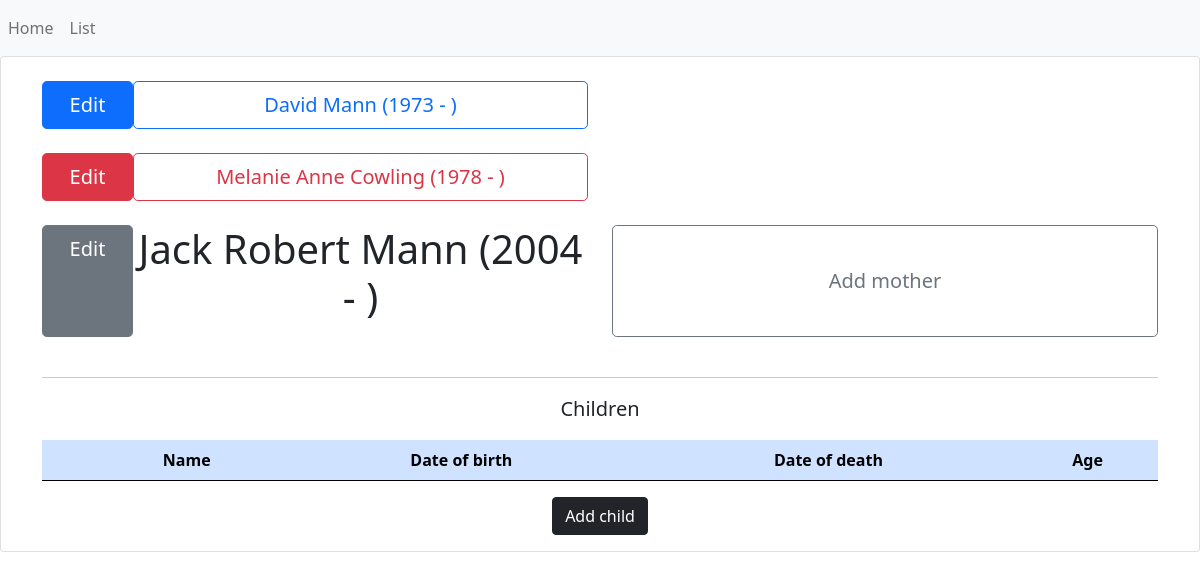
Screenshot of /family/5 with the database file from the repository.
### genealogy/models.py (models this page shows, shortened)
class Individual(db.Model):
    __tablename__ = "individual"
    id = db.Column(db.Integer, primary_key=True)
    forenames = db.Column(db.Text)
    surname = db.Column(db.Text)
    fullname = db.Column(db.Text)
    gender = db.Column(db.Text)
    dob = db.Column(db.Date)
    dod = db.Column(db.Date)
    age = db.Column(db.Integer)
    parents = db.relationship("Parents", secondary=FamilyLink.__table__)

### genealogy/individual/views.py (the view, shortened to what this page needs)
@app.route("/family/<parentsid>", methods=["GET", "POST"])
def show_family(parentsid):
    form = FamilyView()
    children = db.session.query(Individual) \
        .join(FamilyLink) \
        .filter(FamilyLink.parents_id == parentsid) \
        .filter(FamilyLink.individual_id == Individual.id)
    try:
        father = Individual.query.get(Parents.query.get(parentsid).father_id)
    except:
        father = None
    try:
        mother = Individual.query.get(Parents.query.get(parentsid).mother_id)
    except:
        mother = None
    try:
        patgrandfather = Individual.query.get(
            Individual.query.get(Parents.query.get(parentsid).father_id).parents[0].father_id)
    except:
        patgrandfather = None
    try:
        patgrandmother = Individual.query.get(
            Individual.query.get(Parents.query.get(parentsid).father_id).parents[0].mother_id)
    except:
        patgrandmother = None
    try:
        matgrandfather = Individual.query.get(
            Individual.query.get(Parents.query.get(parentsid).mother_id).parents[0].father_id)
    except:
        matgrandfather = None
    try:
        matgrandmother = Individual.query.get(
            Individual.query.get(Parents.query.get(parentsid).mother_id).parents[0].mother_id)
    except:
        matgrandmother = None
    return render_template("home.html", form=form, father=father, mother=mother, children=children,
                           patgrandfather=patgrandfather, patgrandmother=patgrandmother, matgrandfather=matgrandfather,
                           matgrandmother=matgrandmother)

### genealogy/individual/templates/home.html (shortened to what this page needs)
{% extends "base.html" %}
{% block content %}
<div class=class="container-fluid">
    <div class="card">
        <div class="card-deck mb-3 text-center">
            <form method="POST" class="col-md-12">
                <br>
                <div class="container">
                    <div class="row">
                        <div class="col-6 d-flex">
                            {% if patgrandfather %}
                            <a class="btn btn-primary btn-lg col-2" href="{{ url_for( 'edit', id=patgrandfather.id ) }}"
                               role="button">Edit</a>
                            <button type="submit" class="btn btn-outline-primary col-10 btn-lg"
                                    name="patgrandfatherfocus" value="focus">{% if patgrandfather.dob and patgrandfather.dod %}
                                {{ patgrandfather.fullname }} ({{ moment(patgrandfather.dob).format('YYYY') }} - {{ moment(patgrandfather.dod).format('YYYY') }})
                                {% elif patgrandfather.dob and patgrandfather.dod is none %}
                                {{ patgrandfather.fullname }} ({{ moment(patgrandfather.dob).format('YYYY') }} - )
                                {% elif patgrandfather.dob is none and patgrandfather.dod %}
                                {{ patgrandfather.fullname }} ( - {{ moment(patgrandfather.dod).format('YYYY') }})
                                {% elif patgrandfather.dob is none and patgrandfather.dod is none %}
                                {{ patgrandfather.fullname }} (    -    ){% endif %}</button>
                            {% endif %}
                        </div>
                        <div class="col-6 d-flex">
                        </div>
                    </div>
                    <br>
                    <div class="row">
                        <div class="col d-flex">
                            {% if patgrandmother %}
                            <a class="btn btn-danger btn-lg col-2" href="{{ url_for( 'edit', id=patgrandmother.id ) }}"
                               role="button">Edit</a>
                            <button type="submit" class="btn btn-outline-danger col-10 btn-lg"
                                    name="patgrandmotherfocus" value="focus">{% if patgrandmother.dob and patgrandmother.dod %}
                                {{ patgrandmother.fullname }} ({{ moment(patgrandmother.dob).format('YYYY') }} - {{ moment(patgrandmother.dod).format('YYYY') }})
                                {% elif patgrandmother.dob and patgrandmother.dod is none %}
                                {{ patgrandmother.fullname }} ({{ moment(patgrandmother.dob).format('YYYY') }} - )
                                {% elif patgrandmother.dob is none and patgrandmother.dod %}
                                {{ patgrandmother.fullname }} ( - {{ moment(patgrandmother.dod).format('YYYY') }})
                                {% elif patgrandmother.dob is none and patgrandmother.dod is none %}
                                {{ patgrandmother.fullname }} (    -    ){% endif %}</button>
                            {% endif %}
                        </div>
                        <div class="col d-flex">
                        </div>
                    </div>
                    <br>
                    <div class="row">
                        <div class="col d-flex">
                            {% if father %}
                            <a class="btn btn-secondary btn-lg col-2" href="{{ url_for( 'edit', id=father.id ) }}"
                               role="button">Edit</a>
                            {% if father.dob and father.dod %}
                            <p class="display-6 col-10">{{ father.fullname }} ({{ moment(father.dob).format('YYYY') }} - {{ moment(father.dod).format('YYYY') }})</p>
                            {% elif father.dob and father.dod is none %}
                            <p class="display-6 col-10">{{ father.fullname }} ({{ moment(father.dob).format('YYYY') }} - )</p>
                            {% elif father.dob is none and father.dod %}
                            <p class="display-6 col-10">{{ father.fullname }} ( - {{ moment(father.dod).format('YYYY') }})</p>
                            {% elif father.dob is none and father.dod is none %}
                            <p class="display-6 col-10">{{ father.fullname }} (    -    )</p>
                            {% endif %}
                            {% endif %}
                        </div>
                        <div class="col d-flex">
                            {% if mother %}
                            {% if mother.dob and mother.dod %}
                            <p class="display-6 col-10">{{ mother.fullname }} ({{ moment(mother.dob).format('YYYY') }} - {{ moment(mother.dod).format('YYYY') }})</p>
                            {% elif mother.dob and mother.dod is none %}
                            <p class="display-6 col-10">{{ mother.fullname }} ({{ moment(mother.dob).format('YYYY') }} - )</p>
                            {% elif mother.dob is none and mother.dod %}
                            <p class="display-6 col-10">{{ mother.fullname }} ( - {{ moment(mother.dod).format('YYYY') }})</p>
                            {% elif mother.dob is none and mother.dod is none %}
                            <p class="display-6 col-10">{{ mother.fullname }} (    -    )</p>
                            {% endif %}
                            <a class="btn btn-secondary btn-lg col-2" href="{{ url_for( 'edit', id=mother.id ) }}"
                               role="button">Edit</a>
                            {% else %}
                            <button type="button" class="btn btn-outline-secondary col-12 btn-lg"
                                    data-bs-toggle="modal" data-bs-target="#addmother">
                                Add mother
                            </button>
                            {% endif %}
                        </div>
                    </div>
                    <br>
                    <hr />
                    <div class="row">
                        <div class="col-12">
                            <p class="lead">Children</p>
                        </div>
                    </div>
                    <table class="table">
                        <thead>
                        <tr class="table-primary">
                            <th scope="col"></th>
                            <th scope="col">Name</th>
                            <th scope="col">Date of birth</th>
                            <th scope="col">Date of death</th>
                            <th scope="col">Age</th>
                        </tr>
                        </thead>
                    </table>
                    <button type="button" class="btn btn-dark" data-bs-toggle="modal" data-bs-target="#addChild">
                        Add child
                    </button>
                </div>
            </form>
        </div>
    </div>
</div>
{% endblock %}

### rows the page displays
Individual: fullname "David Mann", dob "1973"
Individual: fullname "Melanie Anne Cowling", dob "1978"
Individual: fullname "Jack Robert Mann", dob "2004"
